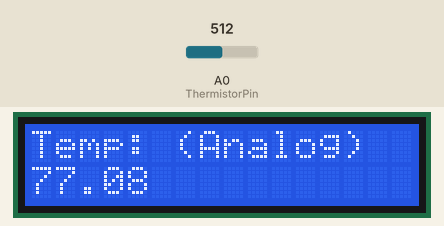
This sketch was run on a simulated Arduino Uno, built with avr-gcc and run on an emulated ATmega328P. Parts: 16×2 character LCD. The inputs (shaded band) are chosen by the test bench; at power-on: A0 (ThermistorPin) = 512.

Above: at 1.2 s.
1.3 s: A0 (ThermistorPin) set to 716
At 2.7 s:
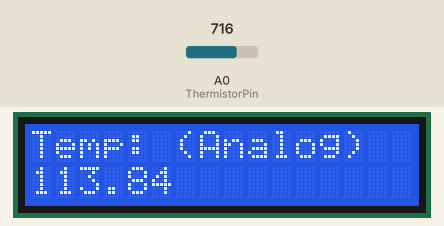
3.1 s: A0 (ThermistorPin) set to 900
At 4.5 s:
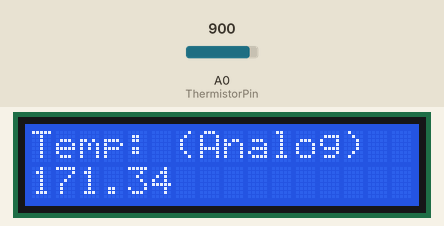
4.8 s: A0 (ThermistorPin) set to 1023
At 5.7 s:
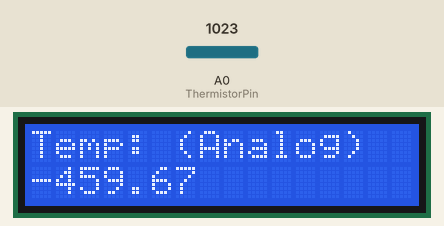
6.4 s: A0 (ThermistorPin) set to 1006
At 7.8 s:
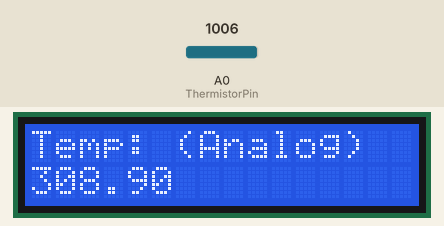
9.4 s: A0 (ThermistorPin) set to 0
At 10.7 s:
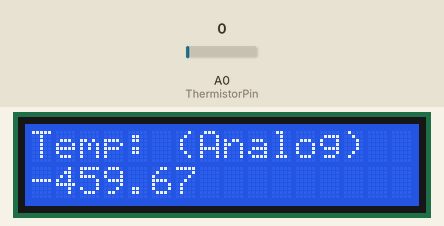
Timing chart, 0 to 12.3 s (numbered marks = the images above; inputs shaded):
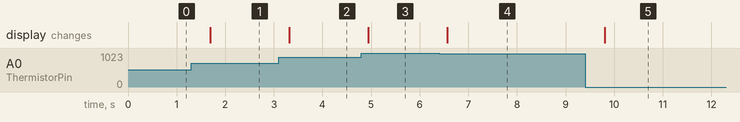

The sketch:

sensor_temp_analog_LCD.ino
```cpp
#include <LiquidCrystal.h>

LiquidCrystal lcd(12, 11, 10, 9, 8, 7);

int ThermistorPin = A0;
int Vo;
float R1 = 10000; // value of R1 on board
float logR2, R2, T;
float c1 = 0.001129148, c2 = 0.000234125, c3 = 0.0000000876741; //steinhart-hart coeficients for thermistor

void setup() {
  lcd.begin(16, 2); // set up the LCD's number of columns and rows:
  Serial.begin(9600); // Starts the serial communication
}

void loop() {

  Vo = analogRead(ThermistorPin);
  R2 = R1 * (1023.0 / (float)Vo - 1.0); //calculate resistance on thermistor
  logR2 = log(R2);
  T = (1.0 / (c1 + c2*logR2 + c3*logR2*logR2*logR2)); // temperature in Kelvin
  T = T - 273.15; //convert Kelvin to Celcius
  T = (T * 9.0)/ 5.0 + 32.0; //convert Celcius to Farenheit

  lcd.clear();
  lcd.setCursor(0, 0);
  lcd.print("Temp: (Analog)");
  lcd.setCursor(0, 1);
  lcd.print(T);

  delay(400);
}
```

Measured:
- after the input at 1.3 s, the display: changes after 0.39 s (image 1)
- after the input at 3.1 s, the display: changes after 0.22 s (image 2)
- after the input at 4.8 s, the display: changes after 0.14 s (image 3)
- after the input at 6.4 s, the display: changes after 0.16 s (image 4)
- after the input at 9.4 s, the display: changes after 0.41 s (image 5)
